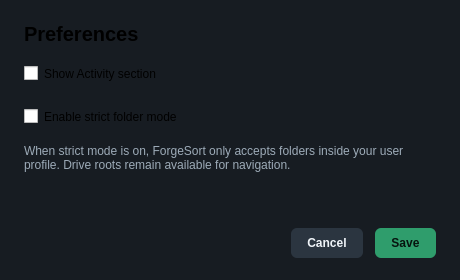
<?xml version="1.0" encoding="UTF-8"?>
<ui version="4.0">
 <class>PreferencesDialog</class>
 <widget class="QDialog" name="PreferencesDialog">
  <property name="geometry"><rect><x>0</x><y>0</y><width>460</width><height>280</height></rect></property>
  <property name="windowTitle"><string>ForgeSort Preferences</string></property>
  <property name="styleSheet"><string notr="true">QDialog { background: #171c22; color: #e8edf2; font-family: &quot;Segoe UI&quot;; font-size: 10pt; } QLabel { background: transparent; } QLabel#title { font-size: 15pt; font-weight: 700; } QLabel#hint { color: #9dabb8; } QCheckBox { padding: 8px 0; } QPushButton { border: 0; border-radius: 6px; padding: 8px 16px; background: #2b3540; color: #eff4f8; font-weight: 600; } QPushButton#saveButton { background: #2f9d6c; color: #06140e; }</string></property>
  <layout class="QVBoxLayout" name="verticalLayout">
   <property name="spacing"><number>12</number></property><property name="leftMargin"><number>24</number></property><property name="topMargin"><number>22</number></property><property name="rightMargin"><number>24</number></property><property name="bottomMargin"><number>22</number></property>
   <item><widget class="QLabel" name="title"><property name="text"><string>Preferences</string></property></widget></item>
   <item><widget class="QCheckBox" name="showActivityCheck"><property name="text"><string>Show Activity section</string></property></widget></item>
   <item><widget class="QCheckBox" name="strictModeCheck"><property name="text"><string>Enable strict folder mode</string></property></widget></item>
   <item><widget class="QLabel" name="hint"><property name="wordWrap"><bool>true</bool></property><property name="text"><string>When strict mode is on, ForgeSort only accepts folders inside your user profile. Drive roots remain available for navigation.</string></property></widget></item>
   <item><spacer name="verticalSpacer"><property name="orientation"><enum>Qt::Vertical</enum></property><property name="sizeHint" stdset="0"><size><width>20</width><height>20</height></size></property></spacer></item>
   <item><layout class="QHBoxLayout" name="buttonLayout"><item><spacer name="horizontalSpacer"><property name="orientation"><enum>Qt::Horizontal</enum></property><property name="sizeHint" stdset="0"><size><width>40</width><height>20</height></size></property></spacer></item><item><widget class="QPushButton" name="cancelButton"><property name="text"><string>Cancel</string></property></widget></item><item><widget class="QPushButton" name="saveButton"><property name="text"><string>Save</string></property></widget></item></layout></item>
  </layout>
 </widget>
 <resources/><connections/>
</ui>
